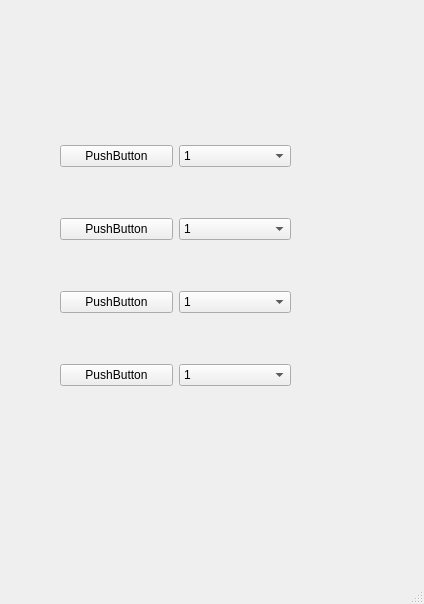
<?xml version="1.0" encoding="UTF-8"?>
<ui version="4.0">
 <class>MainWindow</class>
 <widget class="QMainWindow" name="MainWindow">
  <property name="geometry">
   <rect>
    <x>0</x>
    <y>0</y>
    <width>424</width>
    <height>604</height>
   </rect>
  </property>
  <property name="windowTitle">
   <string>MainWindow</string>
  </property>
  <widget class="QWidget" name="centralwidget">
   <widget class="QWidget" name="widget" native="true">
    <property name="geometry">
     <rect>
      <x>60</x>
      <y>100</y>
      <width>231</width>
      <height>331</height>
     </rect>
    </property>
    <layout class="QGridLayout" name="gridLayout">
     <item row="0" column="0">
      <widget class="QPushButton" name="page1">
       <property name="text">
        <string>PushButton</string>
       </property>
      </widget>
     </item>
     <item row="0" column="1">
      <widget class="QComboBox" name="comboBox">
       <item>
        <property name="text">
         <string>1</string>
        </property>
       </item>
       <item>
        <property name="text">
         <string>2</string>
        </property>
       </item>
       <item>
        <property name="text">
         <string>3</string>
        </property>
       </item>
       <item>
        <property name="text">
         <string>4</string>
        </property>
       </item>
       <item>
        <property name="text">
         <string>5</string>
        </property>
       </item>
       <item>
        <property name="text">
         <string>6</string>
        </property>
       </item>
       <item>
        <property name="text">
         <string>7</string>
        </property>
       </item>
       <item>
        <property name="text">
         <string>8</string>
        </property>
       </item>
      </widget>
     </item>
     <item row="1" column="0">
      <widget class="QPushButton" name="page2">
       <property name="text">
        <string>PushButton</string>
       </property>
      </widget>
     </item>
     <item row="1" column="1">
      <widget class="QComboBox" name="comboBox_2">
       <item>
        <property name="text">
         <string>1</string>
        </property>
       </item>
       <item>
        <property name="text">
         <string>2</string>
        </property>
       </item>
       <item>
        <property name="text">
         <string>3</string>
        </property>
       </item>
       <item>
        <property name="text">
         <string>4</string>
        </property>
       </item>
       <item>
        <property name="text">
         <string>5</string>
        </property>
       </item>
       <item>
        <property name="text">
         <string>6</string>
        </property>
       </item>
       <item>
        <property name="text">
         <string>7</string>
        </property>
       </item>
       <item>
        <property name="text">
         <string>8</string>
        </property>
       </item>
      </widget>
     </item>
     <item row="2" column="0">
      <widget class="QPushButton" name="page3">
       <property name="text">
        <string>PushButton</string>
       </property>
      </widget>
     </item>
     <item row="2" column="1">
      <widget class="QComboBox" name="comboBox_3">
       <item>
        <property name="text">
         <string>1</string>
        </property>
       </item>
       <item>
        <property name="text">
         <string>2</string>
        </property>
       </item>
       <item>
        <property name="text">
         <string>3</string>
        </property>
       </item>
       <item>
        <property name="text">
         <string>4</string>
        </property>
       </item>
       <item>
        <property name="text">
         <string>5</string>
        </property>
       </item>
       <item>
        <property name="text">
         <string>6</string>
        </property>
       </item>
       <item>
        <property name="text">
         <string>7</string>
        </property>
       </item>
       <item>
        <property name="text">
         <string>8</string>
        </property>
       </item>
      </widget>
     </item>
     <item row="3" column="0">
      <widget class="QPushButton" name="page4">
       <property name="text">
        <string>PushButton</string>
       </property>
      </widget>
     </item>
     <item row="3" column="1">
      <widget class="QComboBox" name="comboBox_4">
       <item>
        <property name="text">
         <string>1</string>
        </property>
       </item>
       <item>
        <property name="text">
         <string>2</string>
        </property>
       </item>
       <item>
        <property name="text">
         <string>3</string>
        </property>
       </item>
       <item>
        <property name="text">
         <string>4</string>
        </property>
       </item>
       <item>
        <property name="text">
         <string>5</string>
        </property>
       </item>
       <item>
        <property name="text">
         <string>6</string>
        </property>
       </item>
       <item>
        <property name="text">
         <string>7</string>
        </property>
       </item>
       <item>
        <property name="text">
         <string>8</string>
        </property>
       </item>
      </widget>
     </item>
    </layout>
   </widget>
  </widget>
  <widget class="QMenuBar" name="menubar">
   <property name="geometry">
    <rect>
     <x>0</x>
     <y>0</y>
     <width>424</width>
     <height>23</height>
    </rect>
   </property>
  </widget>
  <widget class="QStatusBar" name="statusbar"/>
 </widget>
 <resources/>
 <connections/>
</ui>
